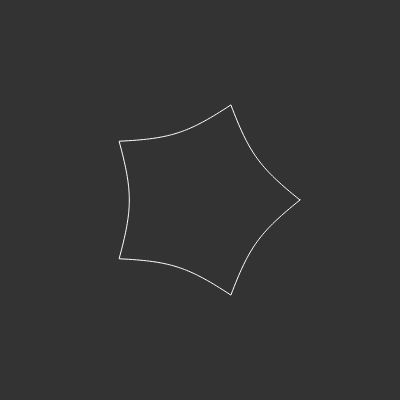
Frame 1 (no input)
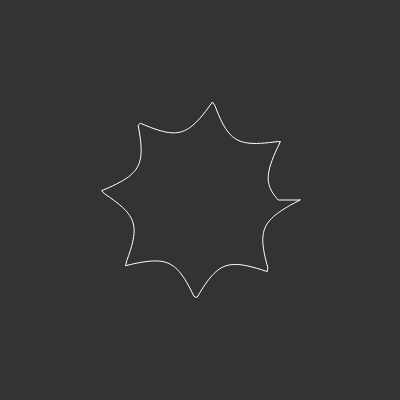
Frame 60 (no input)
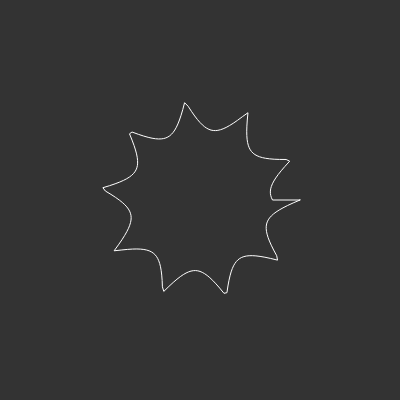
Frame 120 (the mouse pressed at the canvas centre since frame 60)

The p5.js sketch that drew these frames (run headless with seeded random() and noise() and a simulated clock; from frame 60 on, the mouse is pressed at the canvas centre):

// p5.js sketch
// ── sketch.js
// Coding Challenge #23
// 2D Supershapes
// Written by Jake Everhart. Challenge given by Daniel Shiffman

const n1 = 1;
const n2 = 1;
const n3 = 1;
let m = 5;
let a = 1;
let b = 1;

let osc = 0;

function setup() {
	createCanvas(400, 400);
}

// creates a supershape, based on formula from Paul Bourke
// http://paulbourke.net/geometry/supershape/
function supershape(theta) {
	// splits formula into three parts
	let part1 = (1 / a) * cos(theta * m / 4);
	part1 = abs(part1);
	part1 = pow(part1, n2);

	let part2 = (1 / b) * sin(theta * m / 4);
	part2 = abs(part2);
	part2 = pow(part2, n3);

	let part3 = pow((part1 + part2), n1);

	// prevent division by 0
	if (part3 === 0) {
		return 0;
	}
	else {
		return (1 / part3);
	}
}

function draw() {
	m = map(sin(osc), -1, 1, 0, 10);
	osc += 0.01

	background(51);
	stroke(255);
	noFill();
	translate(width / 2, height / 2);

	let radius = 100;

	let total = 200;
	let increment = TWO_PI / total;

	beginShape();

	for (let angle = 0; angle < TWO_PI; angle += increment) {
		let r = supershape(angle);
		let x = radius * r * cos(angle);
		let y = radius * r * sin(angle);
		vertex(x, y);
	}

	endShape(CLOSE);
}
